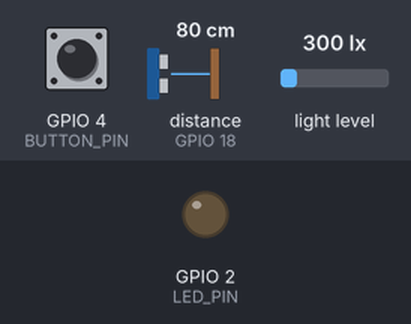
The sketch below on a simulated ESP32. On the bench: output pins drawn as LEDs (lit = HIGH). Wiring (inferred from the names in the program): ultrasonic range finder: trigger GPIO 5; echo GPIO 18. Inputs (shaded band) come from the test bench; at power-on: GPIO 4 (BUTTON_PIN) HIGH, distance to the obstacle (sensor on GPIO 18) 80 cm, light level 300 lx. The echo pulse lasts 58.3 µs per cm; random numbers use the default seed unless the sketch sets one; pins used as bus, display or sensor lines are not drawn; what the sketch prints to the serial monitor is not drawn.

Above: at 1.5 s.
1.6 s: GPIO 4 (BUTTON_PIN) pulled LOW for 0.15 s
At 2.4 s:
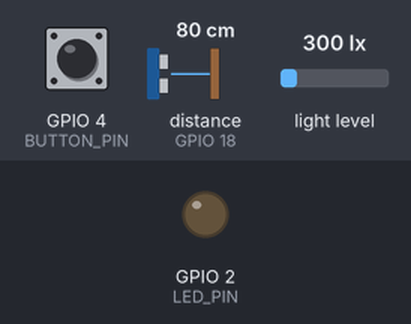
6.2 s: GPIO 4 (BUTTON_PIN) pulled LOW for 3.2 s
At 7.4 s:
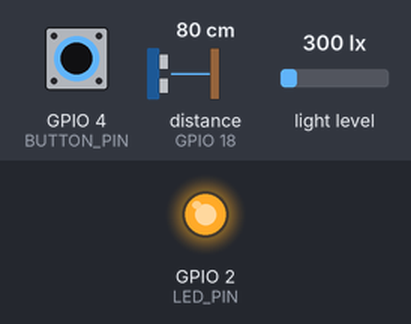
Timing chart, 0 to 10.9 s (numbered marks = the images above; inputs shaded):
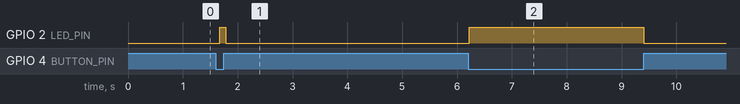

Measured:
- after the input at 1.6 s, GPIO 2 (LED_PIN): LOW → HIGH after 0.07 s, → LOW 0.11 s later
- after the input at 6.2 s, GPIO 2 (LED_PIN): LOW → HIGH at once, → LOW 3.2 s later

The sketch:

esp32_sensor.ino
```cpp
/*
 * ESP32 sensor node for the Edge-Cloud Vision project.
 *
 * It does not run a camera or a model. It samples light + distance, timestamps
 * with a monotonic microsecond counter, and prints one compact JSON object per
 * line at 115200 8N1. The PC validates it with scripts/serial_monitor.py.
 *
 * Libraries (Arduino IDE -> Library Manager):
 *   - BH1750 by Christopher Laws
 *
 * Board: ESP32 Dev Module. See README.md for wiring and upload steps.
 */

#include <Arduino.h>
#include <Wire.h>
#include <BH1750.h>
#include <esp_random.h>
#include <esp_timer.h>

static const char *DEVICE_ID = "esp32-01";
static const uint8_t I2C_SDA = 21;
static const uint8_t I2C_SCL = 22;
static const uint8_t TRIG_PIN = 5;
static const uint8_t ECHO_PIN = 18;
static const uint8_t BUTTON_PIN = 4;
static const uint8_t LED_PIN = 2;

BH1750 lightMeter(0x23);
char bootId[9];
uint32_t seq = 0;

static float readDistanceMm() {
  digitalWrite(TRIG_PIN, LOW);
  delayMicroseconds(2);
  digitalWrite(TRIG_PIN, HIGH);
  delayMicroseconds(10);
  digitalWrite(TRIG_PIN, LOW);

  const unsigned long duration = pulseIn(ECHO_PIN, HIGH, 30000UL);
  if (duration == 0) {
    return NAN;  // no echo: out of range or wiring problem
  }
  return duration * 0.343f / 2.0f;  // speed of sound ~343 m/s at 20 C
}

static void formatFloat(char *out, size_t size, float value, uint8_t digits) {
  if (isnan(value)) {
    snprintf(out, size, "null");
    return;
  }
  snprintf(out, size, "%.*f", digits, value);
}

void setup() {
  Serial.begin(115200);
  delay(300);

  pinMode(TRIG_PIN, OUTPUT);
  pinMode(ECHO_PIN, INPUT);
  pinMode(BUTTON_PIN, INPUT_PULLUP);
  pinMode(LED_PIN, OUTPUT);
  digitalWrite(LED_PIN, LOW);

  Wire.begin(I2C_SDA, I2C_SCL);
  if (!lightMeter.begin(BH1750::CONTINUOUS_HIGH_RES_MODE)) {
    Serial.println("# BH1750 not found; check SDA/SCL and address 0x23");
  }

  // boot_id changes on every reset, so the host can tell a reboot from a gap.
  const uint32_t token = esp_random() ^ (uint32_t)esp_timer_get_time();
  snprintf(bootId, sizeof(bootId), "%08lx", (unsigned long)token);
  Serial.printf("# boot_id=%s device_id=%s\n", bootId, DEVICE_ID);
}

void loop() {
  const float lux = lightMeter.readLightLevel();
  const float distanceMm = readDistanceMm();
  const bool trigger = digitalRead(BUTTON_PIN) == LOW;
  const int64_t tUs = esp_timer_get_time();

  char luxText[16];
  char distanceText[16];
  formatFloat(luxText, sizeof(luxText), lux, 1);
  formatFloat(distanceText, sizeof(distanceText), distanceMm, 1);

  digitalWrite(LED_PIN, trigger ? HIGH : LOW);
  Serial.printf(
      "{\"schema_version\":\"1.0\",\"kind\":\"sensor\",\"device_id\":\"%s\","
      "\"boot_id\":\"%s\",\"seq\":%lu,\"t_us\":%lld,\"lux\":%s,"
      "\"distance_mm\":%s,\"trigger\":%s}\n",
      DEVICE_ID, bootId, (unsigned long)seq++, (long long)tUs, luxText,
      distanceText, trigger ? "true" : "false");

  delay(100);  // 10 Hz; change to 50 for 20 Hz if your sensor allows
}
```
